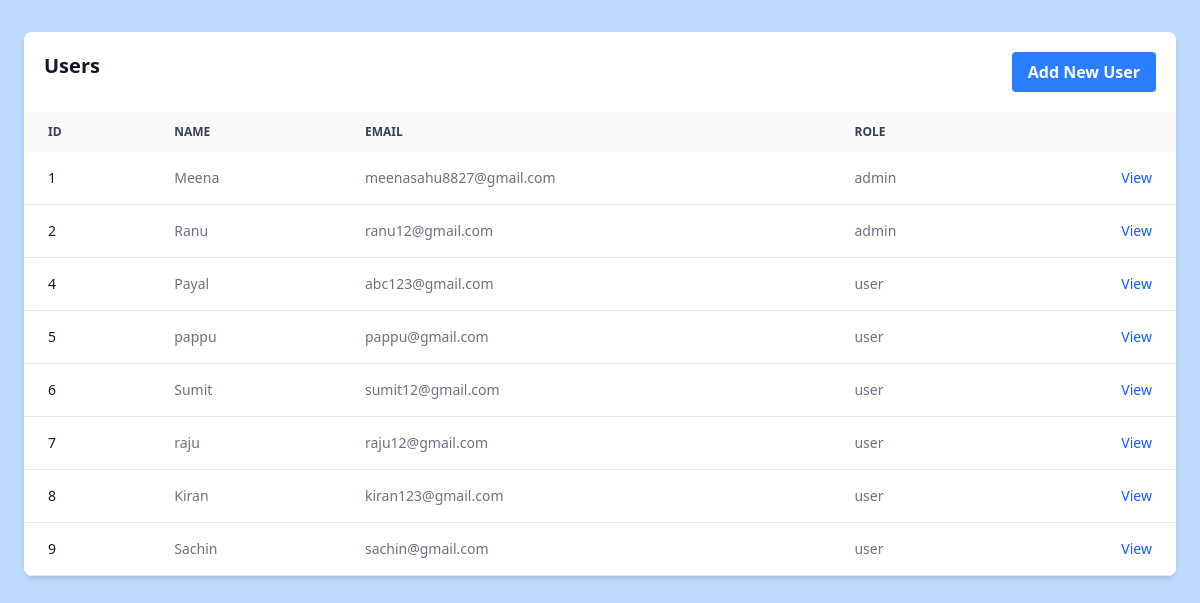
Page /my_django_project/users/ on the earlier database version.
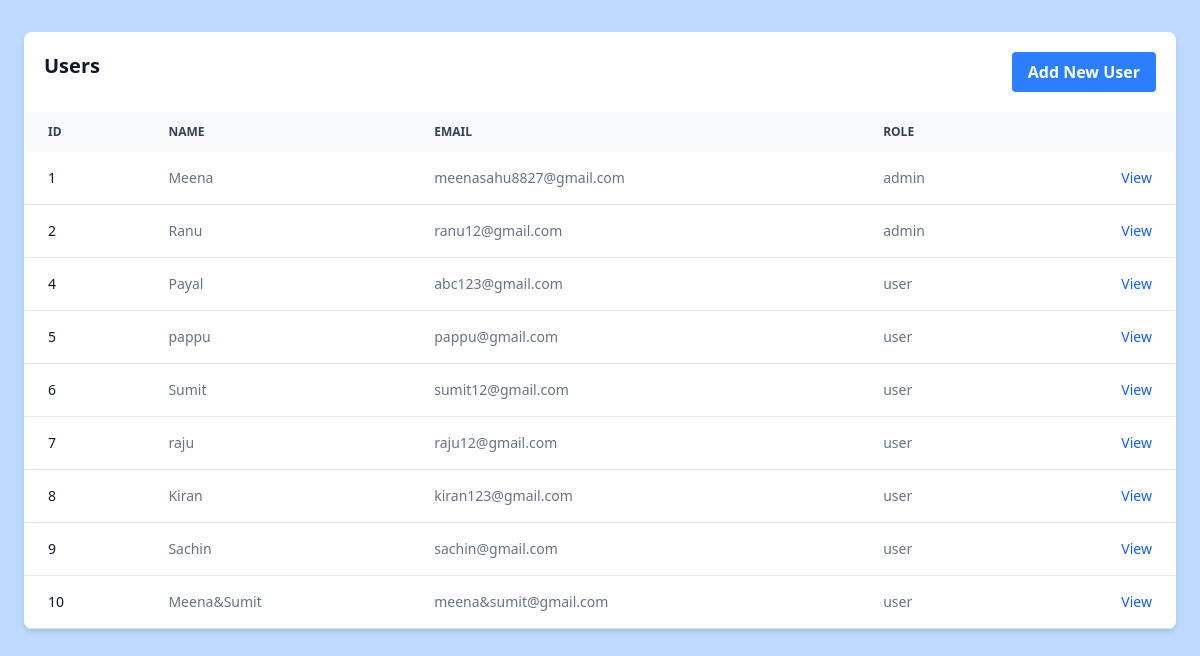
Same page on the later database version.
### my_django_project/models.py (models this page shows, shortened)
class User(AbstractBaseUser, PermissionsMixin):
    name = models.CharField(max_length=255)
    email = models.EmailField(unique=True)
    role = models.CharField(max_length=100)
    is_active = models.BooleanField(default=True)
    is_admin = models.BooleanField(default=False)
    is_staff = models.BooleanField(default=False)
    is_superuser = models.BooleanField(default=False)
    objects = UserManager()
    USERNAME_FIELD = 'email'
    REQUIRED_FIELDS = ['name', 'role']

### my_django_project/views.py (the view)
# urls.py: path('users/', views.user_list, name= 'users'),
def user_list(request):
    users = User.objects.all()
    return render(
        request,
        'my_django_project/user/users.html',
         {'users':users}
    )

### my_django_project/templates/my_django_project/user/users.html (shortened to what this page needs)
{% extends "my_django_project/base.html"%}
{% block content %}
<div class="flex justify-center item-center py-8">
    <div class=" w-full max-w-6xl relative overflow-x-auto shadow-md sm:rounded-lg">
    <table class="w-full text-sm text-left rtl:text-right text-gray-500 dark:text-gray-400">
        <div class="flex justify-between item-center p-5 font-semibold text-gray-900 bg-white dark:text-white dark:bg-gray-800">
            <h1 class="text-xl">
            Users
            </h1>
        <a href="{% url 'my_django_project:new_user'%}" class="bg-blue-500 hover:bg-blue-700 text-white font-bold py-2 px-4 rounded">Add New User</a>
        </div>
        <thead class="text-xs text-gray-700 uppercase bg-gray-50 dark:bg-gray-700 dark:text-gray-400">
            <tr>
                <th scope="col" class="px-6 py-3">
                    ID
                </th>
                <th scope="col" class="px-6 py-3">
                    Name
                </th>
                <th scope="col" class="px-6 py-3">
                    Email
                </th>
                <th scope="col" class="px-6 py-3">
                    Role
                </th>
                <th scope="col" class="px-6 py-3">
                </th>
            </tr>
        </thead>
        <tbody>
            {% for user in users %}
            <tr class="bg-white border-b dark:bg-gray-800 dark:border-gray-700 border-gray-200">
                <th scope="row" class="px-6 py-4 font-medium text-gray-900 whitespace-nowrap dark:text-white">
                    {{user.id}}
                </th>
                <td class="px-6 py-4">
                    {{user.name}}
                </td>
                <td class="px-6 py-4">
                    {{user.email}}
                </td>
                <td class="px-6 py-4">
                    {{user.role}}
                </td>
                <td class="px-6 py-4 text-right">
                    <a href="{%url 'my_django_project:user_detail' user.id%}" class="font-medium text-blue-600 dark:text-blue-500 hover:underline">View</a>
                </td>
            </tr>
            {% endfor%}
        </tbody>
    </table>
</div>
</div>
{% endblock %}

### my_django_project/templates/my_django_project/base.html (shortened to what this page needs)
{% load static %}
<!DOCTYPE html>
<html lang="en">
<head>
    <script src="https://cdn.jsdelivr.net/npm/@tailwindcss/browser@4"></script>
</head>
<body class="bg-blue-200">
    <div id="content">
        {% block content %}
        {% endblock %}
    </div>
</body>
</html>

Differences in the rows shown:
added User: id "10", name "Meena&Sumit", email "meena&sumit@gmail.com", role "user"
